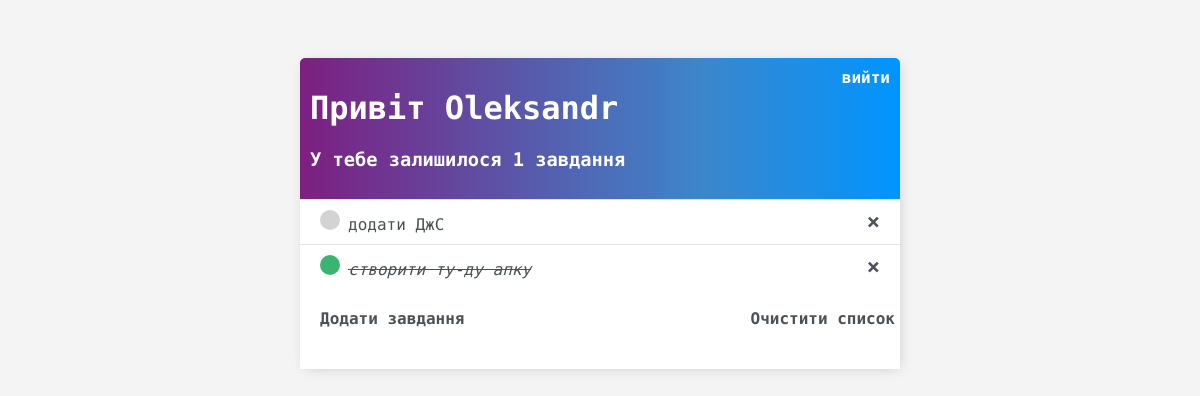
The app's page / (signed in), older data.
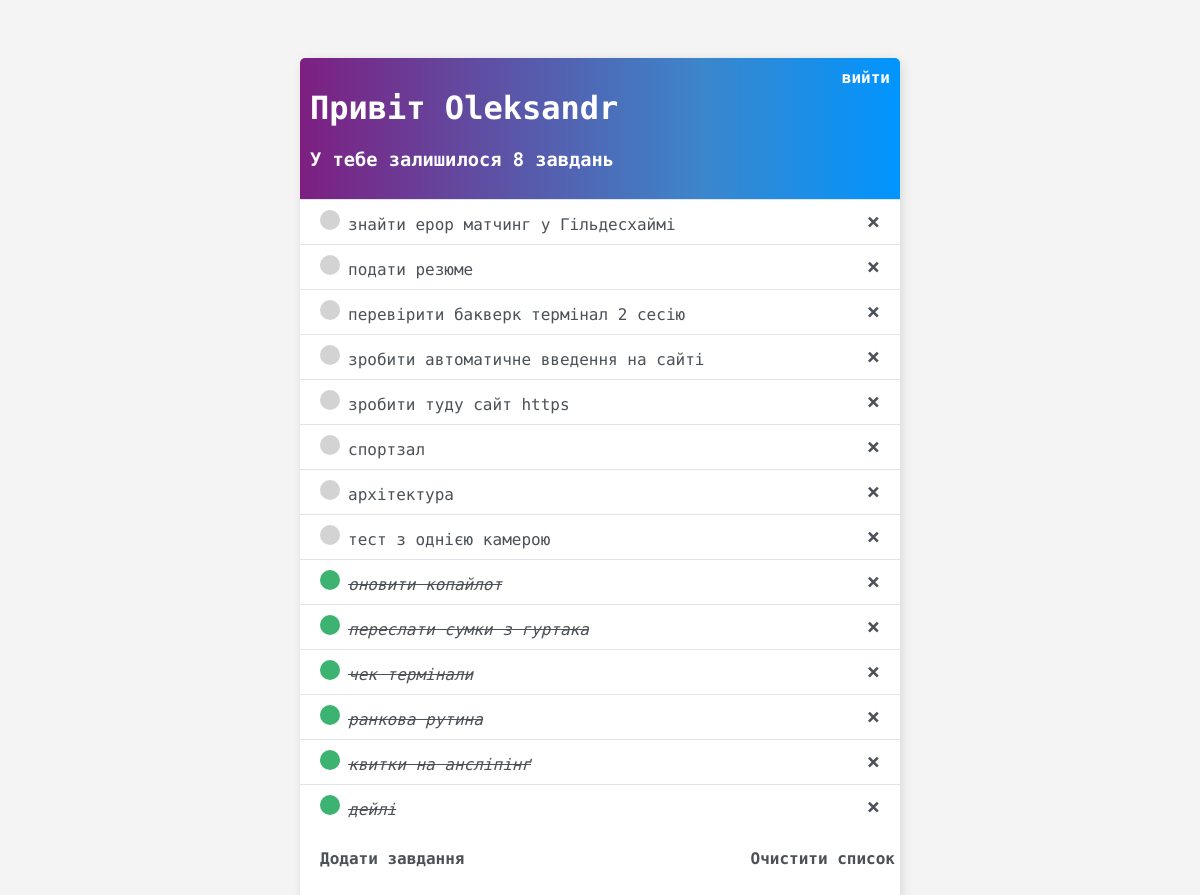
The same page, newer data.
### base/models.py (models this page shows, shortened)
class Task(models.Model):
    user = models.ForeignKey(User, on_delete=models.CASCADE, null=True, blank=True)
    title = models.CharField(max_length=200)
    description = models.TextField(null=True, blank=True)
    complete = models.BooleanField(default=False)
    create = models.DateTimeField(default=EET_time)
    class Meta:
        ordering = ['complete', '-create']

### base/views.py (the view)
# urls.py: path('', TaskList.as_view(), name='tasks'),
class TaskList(LoginRequiredMixin, ListView):
    model = Task
    template_name = 'base/task_list.html'
    context_object_name = 'tasks'
    def get_context_data(self, *, object_list=None, **kwargs):
        context = super().get_context_data(**kwargs)
        context['tasks'] = context['tasks'].filter(user=self.request.user)
        for task in context['tasks']:
            task.create = task.create.strftime("%B, %d at %H:%M")
        context['count'] = context['tasks'].filter(complete=False).count()
        count = str(context['count'])
        context['count_plural'] = not (
                count.endswith('1') or count.endswith('2') or count.endswith('3') or count.endswith('4'))
        return context

### base/templates/base/task_list.html (shortened to what this page needs)
{% extends 'base/main.html' %}
{% block content %}
    <div class="header-bar">
        <div>
            <h1>Привіт {{ request.user.username|title }}</h1>
            {% if count == 0 %}
                <h3>Поки що завдань немає</h3>
            {% elif count_plural %}
                <h3>У тебе залишилося {{ count }} завдань</h3>
            {% else %}
                <h3>У тебе залишилося {{ count }} завдання</h3>
            {% endif %}
        </div>
        <a href="{% url 'logout' %}">вийти</a>
    </div>
    <div class="task-items-wrapper">
        {% for task in tasks %}
            <div class="task-wrapper">
                <div class="task-title">
                    {% if task.complete %}
                    <div class="row">
                        <form method="POST" action="{% url 'mark-complete' task.id%}" class="mark-complete" id="{{ task.id }}">
                         <button type="submit" class="column task-complete-icon task-complete-icon{{ task.id }}"></button>
                        </form>
                        <div style="padding-left: 8px" class="column task-title-text">
                            <s><i>{{ task.title }}</i></s>
                        </div>
                    </div>
                    {% else %}
                    <div class="row">
                        <form method="POST" action="{% url 'mark-complete' task.id%}" class="mark-complete" id="{{ task.id }}">
                         <button type="submit" class="column task-incomplete-icon task-incomplete-icon{{ task.id }}"></button>
                        </form>
                        <div class="column task-title-text">
                            <button class="open-button" style="padding-left: 8px" id="{{ task.id }}">{{ task.title }}</button>
                        </div>
                    </div>
                    {% endif %}
                </div>
                <div class="delete-task">
                    <a href="{% url 'task-delete' task.id %}">&#215;</a>
                </div>
            </div>
        {% endfor %}
        <a href="{% url 'task-create' %}" class="bottom_div">
            Додати завдання
        </a>
        {% if tasks %}
            <a href="{% url 'delete-all' %}" class="bottom_div" style="right: 5px; position: absolute">
                Очистити список
            </a>
        {% endif %}
    </div>
{% endblock content %}

Row changes from the older to the newer data that the page shows:
removed Task: title "додати ДжС"
removed Task: title "створити ту-ду апку"
added Task: title "знайти ерор матчинг у Гільдесхаймі"
added Task: title "подати резюме"
added Task: title "перевірити бакверк термінал 2 сесію"
added Task: title "зробити автоматичне введення на сайті"
added Task: title "зробити туду сайт https"
added Task: title "спортзал"
added Task: title "архітектура"
added Task: title "тест з однією камерою"
added Task: title "оновити копайлот"
added Task: title "переслати сумки з гуртака"
added Task: title "чек термінали"
added Task: title "ранкова рутина"
added Task: title "квитки на ансліпінґ"
added Task: title "дейлі"
Text that changed along with them:
{{ count }}: (not shown) → "8"
{{ count }}: "1" → (not shown)
text no longer shown: "завдання"
text now shown: "завдань"
